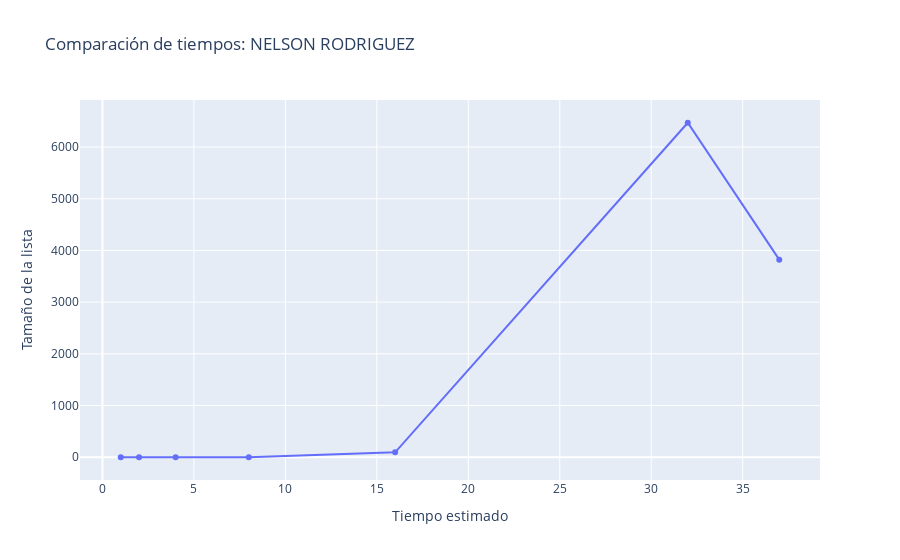

The code cell stored with this chart in its notebook:
### Code cell
import plotly.graph_objs as go 
# Datos de ejemplo obtenidos de la celda anterior (ajusta si tienes otros valores):
sizes2 = [1, 2, 4, 8, 16, 32, 37]

for n in sizes2:
    data = sorted(rand_List(n, unique=True))
    print(f"\nLista ordenada de {n} elementos")
    target= data[-1]
    mean_lin, s_lin = timeit(Linear_search, data, target, repeat=7)
    mean_bin, s_bin = timeit(binary_search, data, target, repeat=7)
    vector_rec.append(peak_r)
    vector_time.append(t_r)

fig = go.Figure()
fig.add_trace(go.Scatter(x=sizes2, y=vector_rec, mode='lines+markers', name='rec (O(log n))'))
fig.update_layout(title='Comparación de tiempos: NELSON RODRIGUEZ',
                  xaxis_title='Tiempo estimado ',
                  yaxis_title='Tamaño de la lista ',
                  legend=dict(x=0.01, y=0.99))

### Figure 1 — Plotly figure (JSON) as saved in the notebook; plotly's stock layout.template omitted (floating-point values rounded to 4 significant figures)
{"data": [{"mode": "lines+markers", "name": "rec (O(log n))", "type": "scatter", "x": [1, 2, 4, 8, 16, 32, 37], "y": [0, 0, 0, 0, 96, 6470, 3822, 3822, 3822, 3822, 3822, 3822, 3822, 3822, 3822, 3822, 3822, 3822, 3822, 3822, 3822, 3822, 3822, 3822, 3822, 3822, 3822, 3822, 3822, 3822, 3822, 3822, 3822, 3822, 3822]}], "layout": {"legend": {"x": 0.01, "y": 0.99}, "title": {"text": "Comparación de tiempos: NELSON RODRIGUEZ"}, "xaxis": {"title": {"text": "Tiempo estimado "}}, "yaxis": {"title": {"text": "Tamaño de la lista "}}}}
